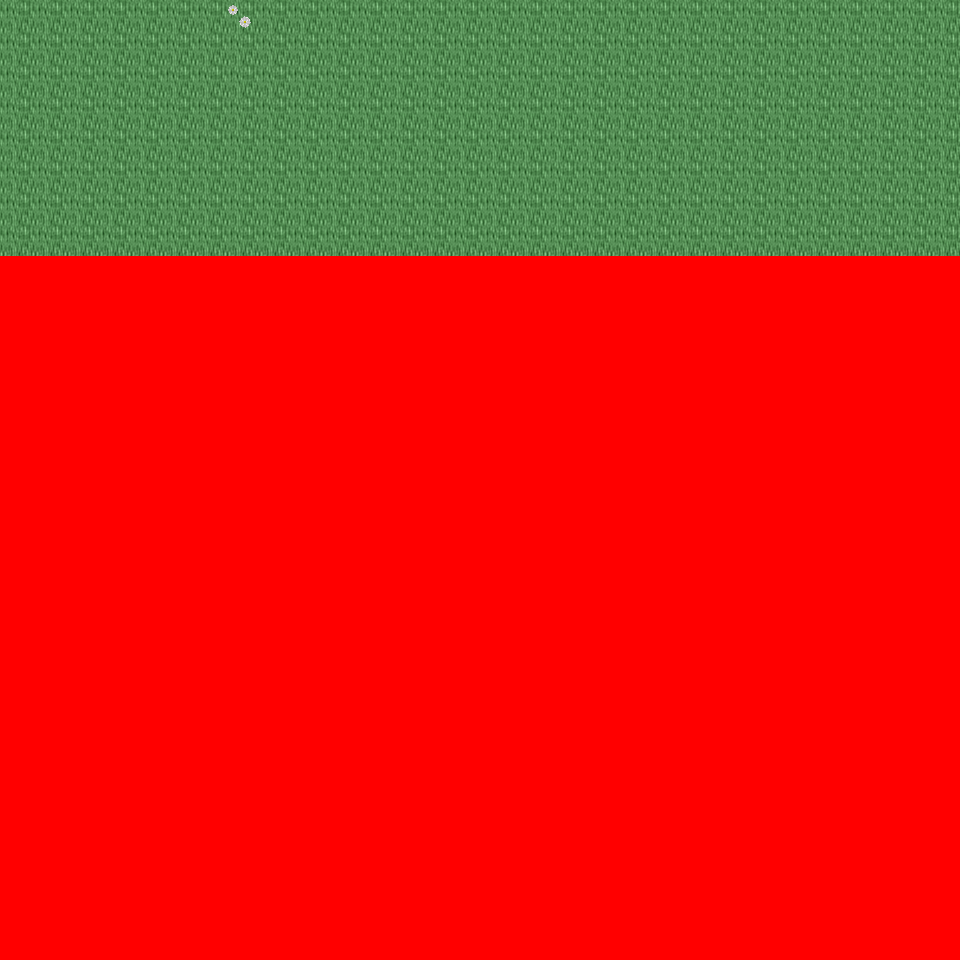

Below is a game level as drawn by its tile map, then a one-line description and the .tmx that defines it (tile-layer data replaced by summaries):
An orthogonal 30x30 tile map with 32x32 px tiles, 6 tile layers (Ground, Object, Object2, Above, ...), 16 tilesets and 2 objects (2x mapchange).

<map version="1.0" orientation="orthogonal" renderorder="right-down" width="30" height="30" tilewidth="32" tileheight="32" nextobjectid="3">
  <tileset firstgid="1" name="tileset_logic_collision" tilewidth="32" tileheight="32" tilecount="1" columns="1">
    <image source="../drawable/tileset_logic_collision.png" width="32" height="32" />
  </tileset>
  <tileset firstgid="2" name="tileset_ground_ground" tilewidth="32" tileheight="32" tilecount="33" columns="3">
    <image source="../drawable/tileset_ground_ground.png" width="96" height="352" />
  </tileset>
  <tileset firstgid="35" name="tileset_ground_grass_corners" tilewidth="32" tileheight="32" tilecount="24" columns="6">
    <image source="../drawable/tileset_ground_grass_corners.png" width="192" height="128" />
  </tileset>
  <tileset firstgid="59" name="tileset_ground_grass_edges" tilewidth="32" tileheight="32" tilecount="36" columns="12">
    <image source="../drawable/tileset_ground_grass_edges.png" width="384" height="96" />
  </tileset>
  <tileset firstgid="95" name="tileset_ground_grass_2" tilewidth="32" tileheight="32" tilecount="21" columns="3">
    <image source="../drawable/tileset_ground_grass_2.png" width="96" height="224" />
  </tileset>
  <tileset firstgid="116" name="tileset_plant_leaves" tilewidth="32" tileheight="32" tilecount="8" columns="4">
    <image source="../drawable/tileset_plant_leaves.png" width="128" height="64" />
  </tileset>
  <tileset firstgid="124" name="tileset_plant_tree_tree_darkgreen" tilewidth="32" tileheight="32" tilecount="88" columns="8">
    <image source="../drawable/tileset_plant_tree_tree_darkgreen.png" width="256" height="352" />
  </tileset>
  <tileset firstgid="212" name="tileset_plant_tree_fall_trees" tilewidth="32" tileheight="32" tilecount="40" columns="8">
    <image source="../drawable/tileset_plant_tree_fall_trees.png" width="256" height="160" />
  </tileset>
  <tileset firstgid="252" name="tileset_plant_tree_pine_tree" tilewidth="32" tileheight="32" tilecount="20" columns="4">
    <image source="../drawable/tileset_plant_tree_pine_tree.png" width="128" height="160" />
  </tileset>
  <tileset firstgid="272" name="tileset_plant_stump_hollow_logs" tilewidth="32" tileheight="32" tilecount="6" columns="3">
    <image source="../drawable/tileset_plant_stump_hollow_logs.png" width="96" height="64" />
  </tileset>
  <tileset firstgid="278" name="tileset_plant_stump_small_stump" tilewidth="32" tileheight="32" tilecount="4" columns="2">
    <image source="../drawable/tileset_plant_stump_small_stump.png" width="64" height="64" />
  </tileset>
  <tileset firstgid="282" name="tileset_plant_stump_stump_pale_purple" tilewidth="32" tileheight="32" tilecount="4" columns="2">
    <image source="../drawable/tileset_plant_stump_stump_pale_purple.png" width="64" height="64" />
  </tileset>
  <tileset firstgid="286" name="tileset_plant_flower_daisy_blue" tilewidth="32" tileheight="32" tilecount="8" columns="2">
    <image source="../drawable/tileset_plant_flower_daisy_blue.png" width="64" height="128" />
  </tileset>
  <tileset firstgid="294" name="tileset_plant_flower_daisy_red" tilewidth="32" tileheight="32" tilecount="8" columns="2">
    <image source="../drawable/tileset_plant_flower_daisy_red.png" width="64" height="128" />
  </tileset>
  <tileset firstgid="302" name="tileset_plant_flower_daisy_white" tilewidth="32" tileheight="32" tilecount="8" columns="2">
    <image source="../drawable/tileset_plant_flower_daisy_white.png" width="64" height="128" />
  </tileset>
  <tileset firstgid="310" name="tileset_plant_flower_daisy_yellow" tilewidth="32" tileheight="32" tilecount="8" columns="2">
    <image source="../drawable/tileset_plant_flower_daisy_yellow.png" width="64" height="128" />
  </tileset>
  <layer name="Ground" width="30" height="30">
    <data>[900 cells, 240 non-empty, 1 distinct tile ids]</data>
  </layer>
  <layer name="Object" width="30" height="30">
    <data>[900 cells, 1 non-empty, 1 distinct tile ids]</data>
  </layer>
  <layer name="Object2" width="30" height="30">
    <data>[900 cells, 0 non-empty, 0 distinct tile ids]</data>
  </layer>
  <layer name="Above" width="30" height="30">
    <data>[900 cells, 0 non-empty, 0 distinct tile ids]</data>
  </layer>
  <layer name="Above2" width="30" height="30">
    <data>[900 cells, 0 non-empty, 0 distinct tile ids]</data>
  </layer>
  <layer name="Walkable" width="30" height="30">
    <data>[900 cells, 660 non-empty, 1 distinct tile ids]</data>
  </layer>
  <objectgroup name="MapEvents">
    <object id="1" name="north" type="mapchange" x="0" y="0" width="960" height="32">
      <properties>
        <property name="map" value="0_deniran_forest_n2_w_x0_y3" />
        <property name="place" value="south" />
      </properties>
    </object>
    <object id="2" name="east" type="mapchange" x="928" y="0" width="32" height="256">
      <properties>
        <property name="map" value="0_ados_mountain_n2_w2_x0_y4" />
        <property name="place" value="west" />
      </properties>
    </object>
  </objectgroup>
</map>
